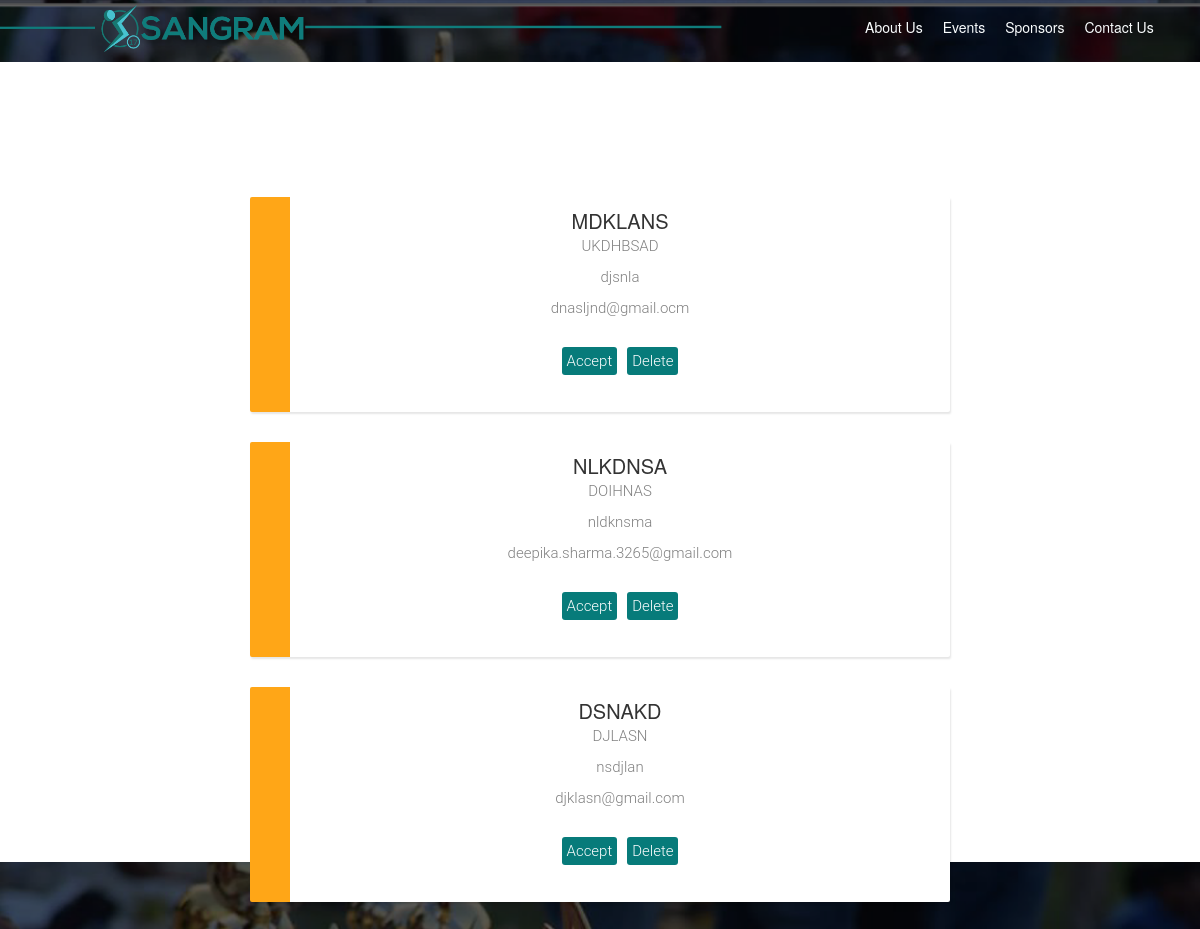
The page /user_listxxx (signed in) on the database its author committed.
### sngm/models.py (models this page shows, shortened)
class User(models.Model):
    name = models.CharField(max_length=100)
    email = models.EmailField()
    phone_number = models.CharField(max_length = 12)
    college = models.CharField(max_length=100)
    is_approved = models.BooleanField(default=False, blank= True)
    paid = models.IntegerField(null = True, blank = True)
    mail = models.BooleanField(default=False)

### sngm/views.py (the view)
# urls.py: url(r'^user_listxxx$', views.user_list, name='user_list'),
@login_required(login_url='/')
def user_list(request):
    user_list = User.objects.filter(is_approved=False)
    return render(request, 'sngm/user_list.html', {"user_list":user_list})

### sngm/templates/sngm/user_list.html (shortened to what this page needs)
<html>
<head>
  {% load staticfiles %}
      <link href="https://maxcdn.bootstrapcdn.com/bootstrap/3.3.7/css/bootstrap.min.css" rel="stylesheet">
      <link href="https://cdnjs.cloudflare.com/ajax/libs/select2/4.0.3/css/select2.min.css" rel="stylesheet">
      <link rel="stylesheet" href="//netdna.bootstrapcdn.com/font-awesome/4.0.0/css/font-awesome.css">
      <link rel="stylesheet" href="/static/styles/main.css">
      <link rel="stylesheet" href="https://cdnjs.cloudflare.com/ajax/libs/angular-loading-bar/0.9.0/loading-bar.min.css">
    </head>
    <body ng-app="sangram" class="ng-scope">
        <div ng-view="" class="ng-scope">
<div class="row ng-scope">
  <div class="container-fluid">
    <div class="col-md-8">
      <div class="logo">
        <a href="/"><img src="/static/images/logo.png" alt="Sangram 2017" width="95%" style="margin-left: -20px;"></a>
      </div>
    </div>
    <div class=" col-md-4 topnav">
      <ul>
        <li><a href="">About Us</a></li>
        <li><a href="#">Events</a></li>
        <li><a href="/sponsors" target="_BLANK">Sponsors</a></li>
        <li><a href="#">Contact Us</a></li>
      </ul>
    </div>
  </div>
</div>
<div class="row ng-scope" id="new" style="background-color: #fff; margin-top: 10px; ">
    <div class="col-md-12 text-center">
      <div id="event-card-container">
        {% for user in user_list %}
             <div class="event-card">
                <div class="card-user-info">
                    <p class="card-user-name">{{ user.college.upper }}</p>
                    <br>
                    <br>
                    <p class="card-user-email">{{ user.name.upper }}</p>
                    <br>
                    <br>
                    <p class="card-user-email">{{ user.phone_number }}</p>
                    <br>
                    <br>
                    <p class="card-user-email">{{ user.email }}</p>
                    <br>
                    <br>
                    <br>
                    <div class="accept"  ><a href="change_status/{{user.email}}/True">Accept</a></div>
                    <div class="delete" id="{{ user.email }}"><a href="change_status/{{user.email}}/False">Delete</a></div>
                </div>
            </div>
        {% endfor %}
      </div>
    </div>
  </div>
</body></html>

### sngm/static/styles/main.css (style rules this page uses)
.topnav { padding-top: 17px; }
.topnav ul { list-style-type:none; // float: right; }
.topnav ul li { float: left; }
.topnav ul li a { color: #fafdfe; padding: 0px 10px 0px 10px; transition: 0.4s ease all; }

### sngm/templates/sngm/user_list.html (style rules this page uses)
body { background-image: url('/static/sngm/images/home image.png'); background-size: 104%; background-position: -43px; }
#new { height:initial; }
.accept { display : inline; color: grey; padding :5px; color:white; border-radius:3px; background-color:#077b7a; font-family: 'Roboto Light'; font-size: 15px; margin: 3px; position: relative; }
a { color: inherit; }
.delete { display : inline; color: grey; padding :5px; color:white; border-radius:3px; background-color:#077b7a; font-family: 'Roboto Light'; font-size: 15px; margin: 3px; position: relative; }
#event-card-container { width: 1000px; padding: 70px 0px 40px 0px; min-height: 10px; margin-left: auto; margin-right: auto; top: 65px; position: relative; }
.event-card { width: 700px; border-radius: 2px; border-left: 40px solid #ffa617; background-color: white; box-shadow: 1px 2px 2px rgba(0,0,0,0.1); margin: 0px auto 30px auto; min-height: 215px; padding-bottom: 2px; -webkit-transform: perspective(5px) translateZ(0); transform: perspective(5px) translateZ(0); -webkit-transition-duration: 0.15s; transition-duration: 0.15s; -webkit-transition-property: color, border-left-color; transition-property: color, border-left-color; }
.card-user-info { height: 120px; position: relative; }
.card-user-name { margin-top: 10px; font-size: 20px; position: relative; display: inline-block; }
.card-user-email { color: grey; font-family: 'Roboto Light'; font-size: 15px; margin: -30px 0px 0px 0px; position: relative; }
#new { height:100%; }

### rows shown on the page
User: college "MDKLANS", name "UKDHBSAD", phone_number "djsnla", email "dnasljnd@gmail.ocm"
User: college "NLKDNSA", name "DOIHNAS", phone_number "nldknsma", email "deepika.sharma.3265@gmail.com"
User: college "DSNAKD", name "DJLASN", phone_number "nsdjlan", email "djklasn@gmail.com"
